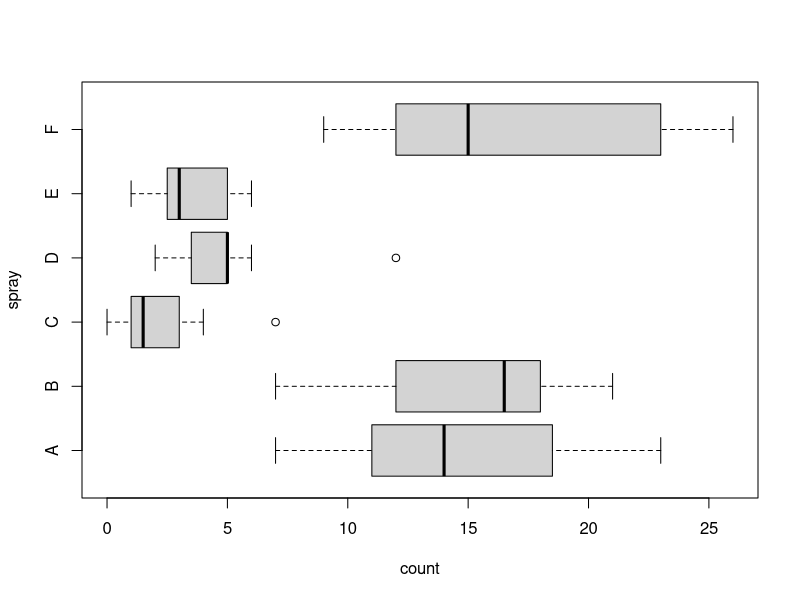
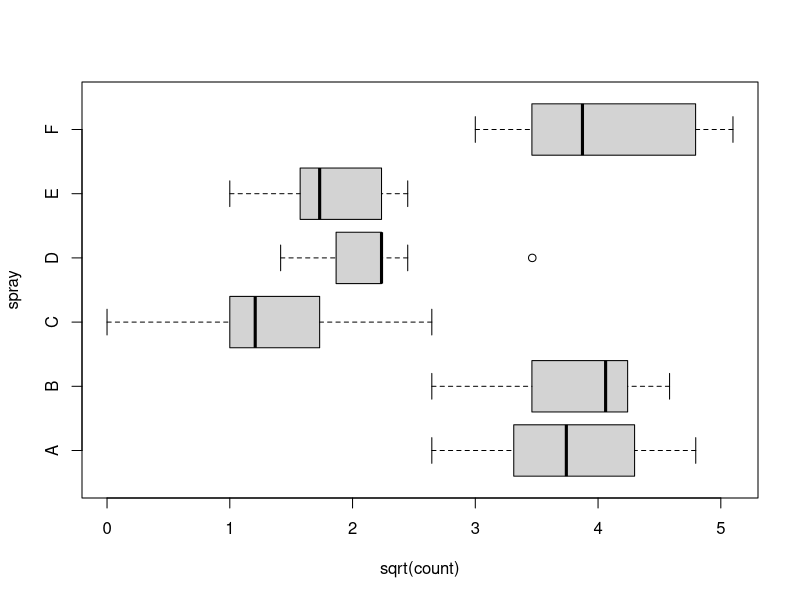

The R script that drew these images, in order:
## ---- chunk 1
head(InsectSprays)
## ---- chunk 2
boxplot(count ~ spray, data = InsectSprays, horizontal = TRUE)
## ---- chunk 3
boxplot(sqrt(count) ~ spray, data = InsectSprays, horizontal = TRUE)
## ---- chunk 4
kruskal.test(sqrt(count) ~ spray, data = InsectSprays)
